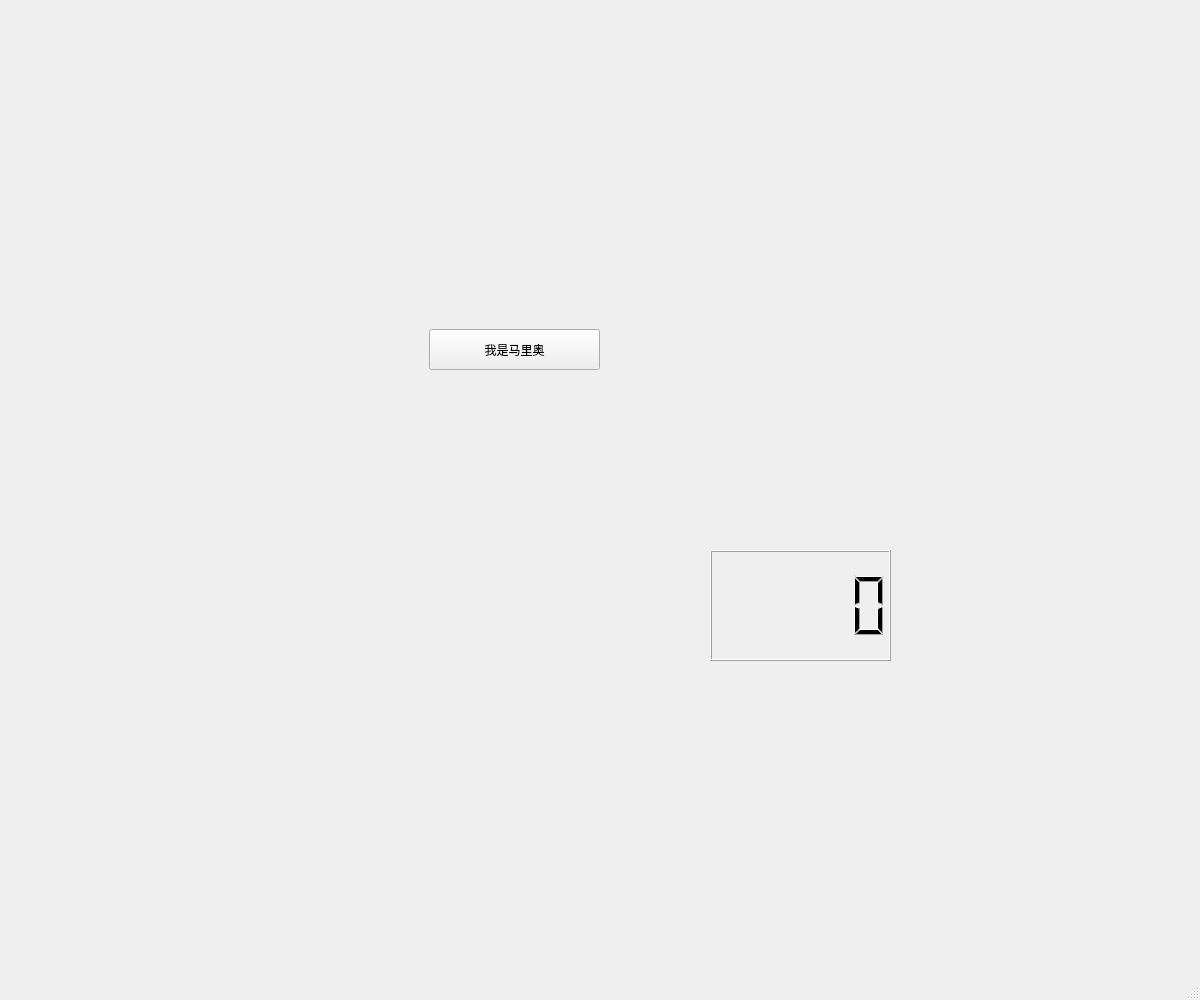
<?xml version="1.0" encoding="UTF-8"?>
<ui version="4.0">
 <class>MainWindow</class>
 <widget class="QMainWindow" name="MainWindow">
  <property name="geometry">
   <rect>
    <x>0</x>
    <y>0</y>
    <width>1200</width>
    <height>1000</height>
   </rect>
  </property>
  <property name="windowTitle">
   <string>MainWindow</string>
  </property>
  <widget class="QWidget" name="centralwidget">
   <widget class="QPushButton" name="pushButton">
    <property name="geometry">
     <rect>
      <x>429</x>
      <y>329</y>
      <width>171</width>
      <height>41</height>
     </rect>
    </property>
    <property name="text">
     <string>我是马里奥</string>
    </property>
   </widget>
   <widget class="QLCDNumber" name="lcdNumber">
    <property name="geometry">
     <rect>
      <x>710</x>
      <y>550</y>
      <width>181</width>
      <height>111</height>
     </rect>
    </property>
   </widget>
  </widget>
  <widget class="QMenuBar" name="menubar">
   <property name="geometry">
    <rect>
     <x>0</x>
     <y>0</y>
     <width>1200</width>
     <height>21</height>
    </rect>
   </property>
  </widget>
  <widget class="QStatusBar" name="statusbar"/>
 </widget>
 <resources/>
 <connections/>
</ui>
